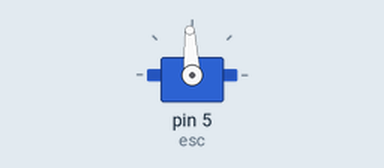
The sketch below on a simulated Arduino Uno, built with avr-gcc and run on an emulated ATmega328P. Parts: servo.

Above: at 2.05 s.
At 3.5 s:
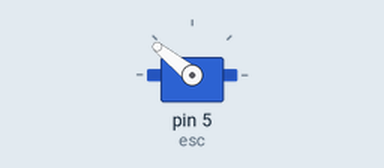
At 5.0 s:
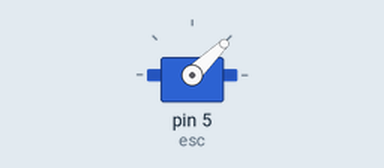
Timing chart, 0 to 8.9 s (numbered marks = the images above):
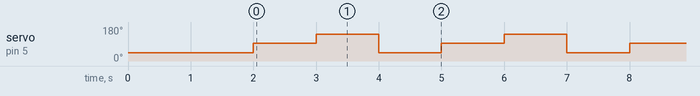

The sketch:

BrushlessTest.ino
```cpp
#include <Servo.h>

Servo esc;

void setup() {
  esc.attach(5); // Attach the ESC signal wire to pin 5 on Arduino
  esc.writeMicroseconds(1000); // Set initial position
  delay(2000); // Delay to allow ESC to initialize
}

void loop() {
  esc.writeMicroseconds(1500); // Set the speed (1500 is typically the mid-point)
  delay(1000); // Run at this speed for 1 second
  esc.writeMicroseconds(2000); // Increase the speed
  delay(1000); // Run at this speed for 1 second
  esc.writeMicroseconds(1000); // Decrease the speed
  delay(1000); // Run at this speed for 1 second
}
```

Measured:
- by itself, servo on pin 5 (esc): repeats every 3.0 s: 141° 1.0 s, 44° 1.0 s, 93° 1.0 s
